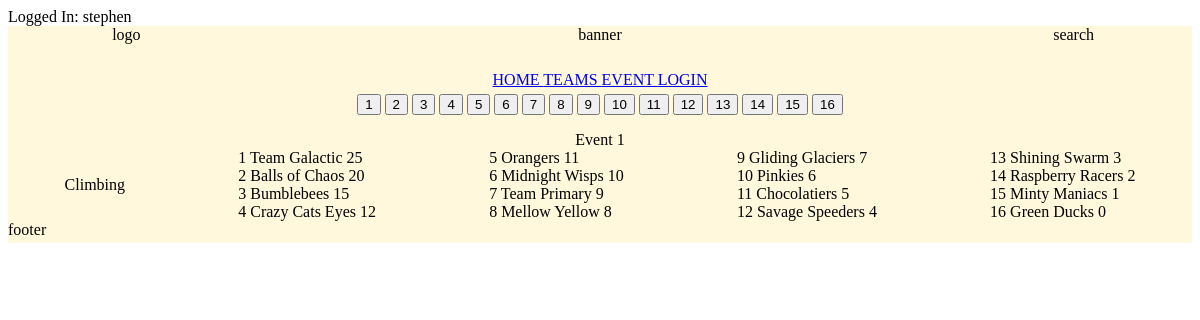
The app's page /events.php (signed in) with its own data.
### tables this page shows
CREATE TABLE `events` (
  `event_id` smallint UNSIGNED NOT NULL COMMENT 'Primary Key for events table',
  `event_number` tinyint UNSIGNED NOT NULL,
  `sport` varchar(50) NOT NULL,
  `team_id` smallint UNSIGNED NOT NULL COMMENT 'Foreign Key from teams table',
  `placement` tinyint UNSIGNED NOT NULL,
  `points` smallint UNSIGNED NOT NULL
);

CREATE TABLE `teams` (
  `team_id` smallint UNSIGNED NOT NULL COMMENT 'Primary Key for teams table',
  `team_name` varchar(20) NOT NULL,
  `team_code` varchar(3) NOT NULL,
  `hashtag` varchar(25) NOT NULL
);

### events.php (the view, shortened to what this page needs)
<html lang="en">
    <head>
		<link rel="stylesheet" href="style.css">
    </head>
    <body>
    	<?php
			echo "Logged In: ".$_SESSION['username'];
		?>
		<div class="grid-container">
			<div class="grid-item logo">
				logo
			</div>
			<div class="grid-item banner">
				banner
			</div>
			<div class="grid-item search_bar">
				search
			</div>
			<div class="grid-item nav_bar">
				<nav>
					<a href="home.php"> HOME </a>
					<a href="teams.php"> TEAMS </a>
					<a href="events.php"> EVENT </a>
					<a href="login.php"> LOGIN </a>
            	</nav>
			</div>
			<div class="grid-item anchor_bar">
				<?php
				if(isset($_GET['event'])){
					$id = $_GET['event'];
				}else{
					$id = 1;
				}
				?>
        		<form name="events_form" id="events_form" method="get" action="events.php">
            			<input id="event" type="submit" name="event" value="1">
						<input id="event" type="submit" name="event" value="2">
						<input id="event" type="submit" name="event" value="3">
						<input id="event" type="submit" name="event" value="4">
						<input id="event" type="submit" name="event" value="5">
						<input id="event" type="submit" name="event" value="6">
						<input id="event" type="submit" name="event" value="7">
						<input id="event" type="submit" name="event" value="8">
						<input id="event" type="submit" name="event" value="9">
						<input id="event" type="submit" name="event" value="10">
						<input id="event" type="submit" name="event" value="11">
						<input id="event" type="submit" name="event" value="12">
						<input id="event" type="submit" name="event" value="13">
						<input id="event" type="submit" name="event" value="14">
						<input id="event" type="submit" name="event" value="15">
						<input id="event" type="submit" name="event" value="16">
        		</form>
			</div>
			<div class="grid-item content">
				<?php
				$event_column_one_query = "SELECT events.placement, teams.team_name, events.points
										FROM teams, events
										WHERE teams.team_id = events.team_id
										AND events.event_number = '" . $id ."'
										AND events.placement BETWEEN 1 AND 4";
				$event_column_one_result = mysqli_query($conn, $event_column_one_query);
				$event_column_two_query = "SELECT events.placement, teams.team_name, events.points
										FROM teams, events
										WHERE teams.team_id = events.team_id
										AND events.event_number = '" . $id ."'
										AND events.placement BETWEEN 5 AND 8";
				$event_column_two_result = mysqli_query($conn, $event_column_two_query);
				$event_column_three_query = "SELECT events.placement, teams.team_name, events.points
										FROM teams, events
										WHERE teams.team_id = events.team_id
										AND events.event_number = '" . $id ."'
										AND events.placement BETWEEN 9 AND 12";
				$event_column_three_result = mysqli_query($conn, $event_column_three_query);
				$event_column_four_query = "SELECT events.placement, teams.team_name, events.points
										FROM teams, events
										WHERE teams.team_id = events.team_id
										AND events.event_number = '" . $id ."'
										AND events.placement BETWEEN 13 AND 16";
				$event_column_four_result = mysqli_query($conn, $event_column_four_query);
				echo "Event ".$id."<br>";
				?>
				<div class="event-content">
					<div class="event-column">
						<?php
						$sport_query = "SELECT DISTINCT sport FROM events WHERE event_number = '". $id ."'";
						$sport_result = mysqli_query($conn, $sport_query);
						$sport_record = mysqli_fetch_assoc($sport_result);
						echo $sport_record['sport'];
						?>
					</div>
					<div class="event-column">
						<?php
						while($event_column_one_record = mysqli_fetch_assoc($event_column_one_result)){
						echo $event_column_one_record['placement']." ".$event_column_one_record['team_name']." ".$event_column_one_record['points']."<br>";
						}
						?>
					</div>
					<div class="event-column">
						<?php
						while($event_column_two_record = mysqli_fetch_assoc($event_column_two_result)){
						echo $event_column_two_record['placement']." ".$event_column_two_record['team_name']." ".$event_column_two_record['points']."<br>";
						}
						?>
					</div>
					<div class="event-column">
						<?php
						while($event_column_three_record = mysqli_fetch_assoc($event_column_three_result)){
						echo $event_column_three_record['placement']." ".$event_column_three_record['team_name']." ".$event_column_three_record['points']."<br>";
						}
						?>
					</div>
					<div class="event-column">
						<?php
						while($event_column_four_record = mysqli_fetch_assoc($event_column_four_result)){
						echo $event_column_four_record['placement']." ".$event_column_four_record['team_name']." ".$event_column_four_record['points']."<br>";
						}
						?>
					</div>
				</div>
			</div>
			<div class="grid-item footer">
				footer
			</div>
		</div>

### style.css (style rules this page uses)
.grid-container { margin: auto; display: grid; grid-template-columns: repeat(5, 1fr); grid-template-rows: 1fr repeat(2, 0.5fr) repeat(2, 1fr) 0.5fr; grid-gap: 0px; }
.grid-item { background-color: #FFF8DC; text-align: center; }
.logo { grid-column-start: 1; grid-column-end: 2; grid-row-start: 1; grid-row-end: 2; }
.banner { grid-column-start: 2; grid-column-end: 5; grid-row-start: 1; grid-row-end: 2; }
.search_bar { grid-column-start: 5; grid-column-end: 6; grid-row-start: 1; grid-row-end: 2; }
.nav_bar { grid-column-start: 1; grid-column-end: 6; grid-row-start: 2; grid-row-end: 3; }
.anchor_bar { grid-column-start: 1; grid-column-end: 6; grid-row-start: 3; grid-row-end: 4; }
.content { grid-column-start: 1; grid-column-end: 6; grid-row-start: 4; grid-row-end: 6; }
.footer { grid-column-start: 1; grid-column-end: 6; grid-row-start: 6; grid-row-end: 7; text-align: left; }
.event-content { display: flex; flex-direction: row; justify-content: space-around; align-items: center; }
.event-column { text-align: left; }

### records on screen
events: placement "1", team.team_name "Team Galactic", points "25"
events: placement "2", team.team_name "Balls of Chaos", points "20"
events: placement "3", team.team_name "Bumblebees", points "15"
events: placement "4", team.team_name "Crazy Cats Eyes", points "12"
events: placement "5", team.team_name "Orangers", points "11"
events: placement "6", team.team_name "Midnight Wisps", points "10"
events: placement "7", team.team_name "Team Primary", points "9"
events: placement "8", team.team_name "Mellow Yellow", points "8"
events: placement "9", team.team_name "Gliding Glaciers", points "7"
events: placement "10", team.team_name "Pinkies", points "6"
events: placement "11", team.team_name "Chocolatiers", points "5"
events: placement "12", team.team_name "Savage Speeders", points "4"
events: placement "13", team.team_name "Shining Swarm", points "3"
events: placement "14", team.team_name "Raspberry Racers", points "2"
events: placement "15", team.team_name "Minty Maniacs", points "1"
events: placement "16", team.team_name "Green Ducks", points "0"

### other values on screen
$_SESSION['username'] "stephen"
$id "1"
$sport_record['sport'] "Climbing"
